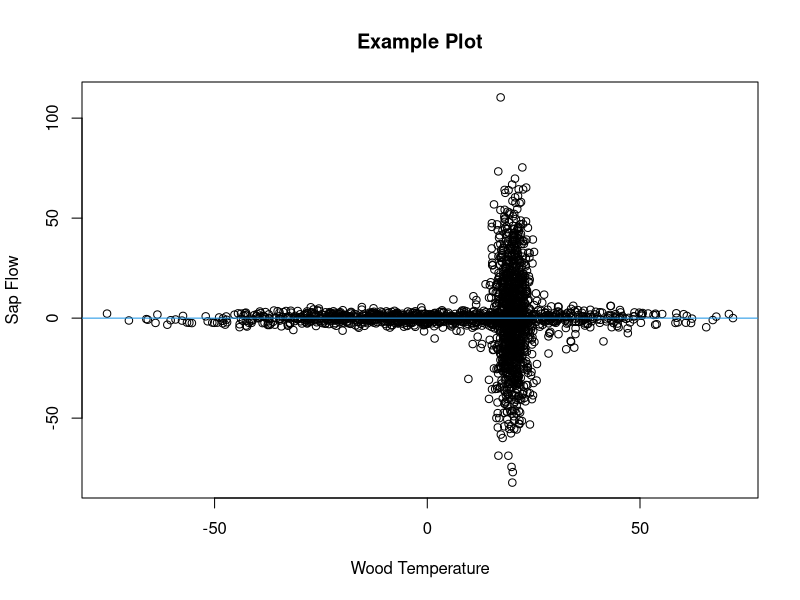

Write the R code that produced this figure. (Note: this script raises an error after producing the figure.)

# Finding Critical Points in the Relationship Between Wood Temperature and Winter-Dormant-Season Sap Flow

# David Moore
# University of New Hampshire Ecohydrology Lab
# July 2023
# davidblakneymoore@gmail.com


# The Explanation

# There are situations where data points, when plotted, cluster around the
# horizontal axis except when they're near a particular value along that axis.
# A picture will help describe this situation.

Predictor_Variable <- c(rnorm(1000, 0, 25), rnorm(1000, 20, 2), rnorm(100, 20, 10))
Response_Variable <- c(rnorm(1000, 0, 2), rnorm(1000, 0, 25), rnorm(100, 0, 10))
Data_Frame <- data.frame(Predictor_Variable = Predictor_Variable, Response_Variable = Response_Variable)
plot(Response_Variable ~ Predictor_Variable, Data_Frame, main = 'Example Plot', xlab = 'Wood Temperature', ylab = 'Sap Flow')
abline(h = 0, col = 4)

# This figure is included in this repository - it's called 'Example Plot 1'.

# This made-up data mimics what I've seen in my studies on winter-dormant-
# season sap flow, where wood temperature is the predictor variable and sap
# flow is the response variable. At extreme wood temperature values, there is
# essentially no sap flow, but when wood temperature values approach a
# particular value (which may be species-specific) from above or below, sap
# flows either downward or upward in deciduous hardwoods.

# In these scenarios, the value of the predictor variable at which the response
# variable is most variable is unknown. This value, which I'll call the
# 'critical value', must be identified and likely has physiological
# significance for the tree. Here, I propose a method to estimate these
# critical values.

# To estimate a critical value, I propose to split the plane of the plot up
# into four quadrants. The quadrants will come together at a point on the
# horizontal axis somewhere between the minimum and maximum values of the
# predictor variable. These quadrants will be delineated by two lines that
# cross on the horizontal axis and that have slopes of equal magnitude but of
# different signs (in other words, the lines that delineate the quadrants are
# reflections of each other about the vertical line that passes through the
# point where the lines delineating the quadrant cross). Again, a figure will
# help to illustrate this concept.

Horizontal_Axis_Intercept_Interval <- 0.1
Vertical_Axis_Intercept_Interval <- 0.1
Slope_Interval <- 0.01
Angles <- seq((0 + Slope_Interval), ((pi / 2) - Slope_Interval), Slope_Interval)
Horizontal_Axis_Intercepts <- seq(min(Data_Frame$Predictor_Variable), max(Data_Frame$Predictor_Variable), by = Horizontal_Axis_Intercept_Interval)
Vertical_Axis_Intercepts <- seq(min(Data_Frame$Predictor_Variable), max(Data_Frame$Predictor_Variable), by = Vertical_Axis_Intercept_Interval)
i <- sample(seq_len(length((Horizontal_Axis_Intercepts))), 1)
j <- sample(seq_len(length((Vertical_Axis_Intercepts))), 1)
k <- sample(seq_len(length(Angles)), 1)
Bottommost_Points <- ifelse((Data_Frame$Response_Variable < ((tan(Angles[k]) * Data_Frame$Predictor_Variable) + Vertical_Axis_Intercepts[j] - (Horizontal_Axis_Intercepts[i] * tan(Angles[k])))) & (Data_Frame$Response_Variable < ((-tan(Angles[k]) * Data_Frame$Predictor_Variable) + Vertical_Axis_Intercepts[j] + (Horizontal_Axis_Intercepts[i] * tan(Angles[k])))), T, F)
Leftmost_Regions <- ifelse((Data_Frame$Response_Variable > ((tan(Angles[k]) * Data_Frame$Predictor_Variable) + Vertical_Axis_Intercepts[j] - (Horizontal_Axis_Intercepts[i] * tan(Angles[k])))) & (Data_Frame$Response_Variable < ((-tan(Angles[k]) * Data_Frame$Predictor_Variable) + Vertical_Axis_Intercepts[j] + (Horizontal_Axis_Intercepts[i] * tan(Angles[k])))), T, F)
Topmost_Points <- ifelse((Data_Frame$Response_Variable > ((tan(Angles[k]) * Data_Frame$Predictor_Variable) + Vertical_Axis_Intercepts[j] - (Horizontal_Axis_Intercepts[i] * tan(Angles[k])))) & (Data_Frame$Response_Variable > ((-tan(Angles[k]) * Data_Frame$Predictor_Variable) + Vertical_Axis_Intercepts[j] + (Horizontal_Axis_Intercepts[i] * tan(Angles[k])))), T, F)
Rightmost_Points <- ifelse((Data_Frame$Response_Variable < ((tan(Angles[k]) * Data_Frame$Predictor_Variable) + Vertical_Axis_Intercepts[j] - (Horizontal_Axis_Intercepts[i] * tan(Angles[k])))) & (Data_Frame$Response_Variable > ((-tan(Angles[k]) * Data_Frame$Predictor_Variable) + Vertical_Axis_Intercepts[j] + (Horizontal_Axis_Intercepts[i] * tan(Angles[k])))), T, F)
Bottommost_Points <- Data_Frame[Bottommost_Points, ]
Leftmost_Regions <- Data_Frame[Leftmost_Regions, ]
Topmost_Points <- Data_Frame[Topmost_Points, ]
Rightmost_Points <- Data_Frame[Rightmost_Points, ]
plot(Response_Variable ~ Predictor_Variable, Data_Frame, type = 'n', main = 'Example Plot', xlab = 'Wood Temperature', ylab = 'Sap Flow')
points(Bottommost_Points$Predictor_Variable, Bottommost_Points$Response_Variable, pch = 20, col = 2)
points(Leftmost_Regions$Predictor_Variable, Leftmost_Regions$Response_Variable, pch = 20, col = 3)
points(Topmost_Points$Predictor_Variable, Topmost_Points$Response_Variable, pch = 20, col = 4)
points(Rightmost_Points$Predictor_Variable, Rightmost_Points$Response_Variable, pch = 20, col = 5)
abline(a = (Vertical_Axis_Intercepts[j] - (Horizontal_Axis_Intercepts[i] * tan(Angles[k]))), b = (tan(Angles[k])))
abline(a = (Vertical_Axis_Intercepts[j] + (Horizontal_Axis_Intercepts[i] * tan(Angles[k]))), b = (-tan(Angles[k])))
abline(h = 0)

# To find the critical value, two processes will happen. First, the lines
# delineating the quadrants will start at the leftmost data point and
# incrementally move rightward along the horizontal axis. Second, at each of
# the horizontal axis intercepts where these two lines meet, the angles of
# these lines will vary incrementally from 0 to pi / 2. For each combination of
# horizontal axis intercept and angle, a least-squares value will be
# calculated. This least-squares value will be the sum of the squared residuals
# from the topmost and bottommost quadrants (these residuals are the difference
# between the data points in these two quadrants and the vertical line that
# passes through the point where the lines delineating the quadrants cross)
# taken together and from the leftmost and rightmost quadrants (these residuals
# are the difference between the data points in these two quadrants and the
# horizontal axis) taken together. The critical point will be the value of the
# predictor variable that generates the minimum least-squares value.

# Actually, a third process will happen concurrently also. The vertical
# position of this critical point will be allowed to vary as well. Although, in
# theory, sap flow will approach 0 at extreme temperatures, in practice, sap
# flow values are typically off by a small amount due to probe misalignment
# (details can be found in Burgess et al., 2001). Therefore, in order to
# determine the empirical value for no sap flow, this critical point will be
# allowed to vary vertically, and the vertical position of this critical point
# will be subtracted from all sap flow values to reset the baseline to 0.

# An even better and more descriptive figure that helps to explain this process
# is included in this repository - it's called 'Example Plot 2.jpeg'.

# This function takes six arguments. The first two are required.

# The 'Predictor_Variable' argument specifies which variable will be treated as
# the variable on the horizontal axis. If the 'Data_Frame' argument is used to
# specify a data frame containing the predictor variable column, the
# 'Predictor_Variable' argument should not be written as a character string (it
# should not be surrounded by quotation marks). If the 'Data_Frame' argument is
# not used, the 'Predictor_Variable' argument should  be written as a character
# string, surrounded by quotation marks. This argument must be numeric and of
# the same length as the 'Response_Variable' argument.

# The 'Response_Variable' argument specifies which variable will be treated as
# the variable on the vertical axis. If the 'Data_Frame' argument is used to
# specify a data frame containing the response variable column, the
# 'Response_Variable' argument should not be written as a character string (it
# should not be surrounded by quotation marks). If the 'Data_Frame' argument is
# not used, the 'Response_Variable' argument should  be written as a character
# string, surrounded by quotation marks. This argument must be numeric and of
# the same length as the 'Predictor_Variable' argument.

# The 'Data_Frame' argument is optional and can be used to identify an object
# of class 'data.frame' that contains both the predictor and response
# variables.

# The 'Slope_Interval' argument specifies, in radians, how gradually slopes
# (angles) should increase from 0 to pi / 2. Smaller 'Slope_Interval' values
# will cause the function to take longer to run but will lead to more accurate
# critical values. This argument must be numeric, of length 1, and between 0
# and pi / 2.

# The 'Horizontal_Axis_Intercept_Interval' argument specifies, in whatever
# units the predictor variable is in, how gradually the quadrants shift from
# right to left. Smaller 'Horizontal_Axis_Intercept_Interval' values will cause
# the function to take longer to run but will lead to more accurate critical
# values. This argument must be numeric, of length 1, and between 0
# and the domain of the predictor variable.

# The 'Vertical_Axis_Intercept_Interval' argument specifies, in whatever units
# the response variable is in, how gradually the quadrants shift from top to
# bottom. Smaller 'Vertical_Axis_Intercept_Interval' values will cause the
# function to take longer to run but will lead to more accurate critical
# values. This argument must be numeric, of length 1, and between 0 and the
# domain of the response variable.


# The Function

Function_for_Finding_the_Critical_Point <- function (Predictor_Variable, Response_Variable, Data_Frame, Slope_Interval = 0.01, Horizontal_Axis_Intercept_Interval = 0.1, Vertical_Axis_Intercept_Interval = 0.1) {
  if (is.null(Data_Frame)) {
    if (!is.numeric(Predictor_Variable) | !is.numeric(Response_Variable)) {
      stop ("'Predictor_Variable' and 'Response_Variable' must be numeric variables.")
    }
    if (length(Predictor_Variable) != length(Response_Variable)) {
      stop ("'Predictor_Variable' and 'Response_Variable' must be of the same length.")
    }
    Predictor_Variable_Name <- deparse(substitute(Predictor_Variable))
    Response_Variable_Name <- deparse(substitute(Response_Variable))
    Data_Frame <- data.frame(Predictor_Variable = Predictor_Variable, Response_Variable = Response_Variable)
  } else if (!is.null(Data_Frame)) {
    if (class(Data_Frame) != 'data.frame') {
      stop ("'Data_Frame' must be of class 'data.frame'.")
    }
    Predictor_Variable_Name <- deparse(substitute(Predictor_Variable))
    Response_Variable_Name <- deparse(substitute(Response_Variable))
    Predictor_Variable <- Data_Frame[, deparse(substitute(Predictor_Variable))]
    Response_Variable <- Data_Frame[, deparse(substitute(Response_Variable))]
    if (!is.numeric(Predictor_Variable) | !is.numeric(Response_Variable)) {
      stop ("'Predictor_Variable' and 'Response_Variable' must be numeric variables.")
    }
    if (length(Predictor_Variable) != length(Response_Variable)) {
      stop ("'Predictor_Variable' and 'Response_Variable' must be of the same length.")
    }
    Data_Frame <- data.frame(Predictor_Variable = Predictor_Variable, Response_Variable = Response_Variable)
  }
  if (!is.numeric(Horizontal_Axis_Intercept_Interval)) {
    stop ("'Horizontal_Axis_Intercept_Interval' must be numeric.")
  }
  if (length(Horizontal_Axis_Intercept_Interval) != 1) {
    stop ("'Horizontal_Axis_Intercept_Interval' must be a single value.")
  }
  if (Horizontal_Axis_Intercept_Interval <= 0 | Horizontal_Axis_Intercept_Interval >= (max(Data_Frame$Predictor_Variable) - min(Data_Frame$Predictor_Variable))) {
    stop ("'Horizontal_Axis_Intercept_Interval' must be greater than 0 and smaller than the difference between the maximum and minimum values of the predictor variable.")
  }
  if (!is.numeric(Vertical_Axis_Intercept_Interval)) {
    stop ("'Vertical_Axis_Intercept_Interval' must be numeric.")
  }
  if (length(Vertical_Axis_Intercept_Interval) != 1) {
    stop ("'Vertical_Axis_Intercept_Interval' must be a single value.")
  }
  if (Vertical_Axis_Intercept_Interval <= 0 | Vertical_Axis_Intercept_Interval >= (max(Data_Frame$Response_Variable) - min(Data_Frame$Response_Variable))) {
    stop ("'Vertical_Axis_Intercept_Interval' must be greater than 0 and smaller than the difference between the maximum and minimum values of the response variable.")
  }
  if (!is.numeric(Slope_Interval)) {
    stop ("'Slope_Interval' must be numeric.")
  }
  if (length(Slope_Interval) != 1) {
    stop ("'Slope_Interval' must be a single value.")
  }
  if (Slope_Interval <= 0 | Slope_Interval >= pi / 2) {
    stop ("'Slope_Interval' must be greater than 0 and less than pi / 2.")
  }
  Angles <- seq((0 + Slope_Interval), ((pi / 2) - Slope_Interval), Slope_Interval)
  Horizontal_Axis_Intercepts <- seq(min(Data_Frame$Predictor_Variable), max(Data_Frame$Predictor_Variable), by = Horizontal_Axis_Intercept_Interval)
  Vertical_Axis_Intercepts <- seq(min(Data_Frame$Response_Variable), max(Data_Frame$Response_Variable), by = Vertical_Axis_Intercept_Interval)
  Output <- list(NULL)
  Counter <- 1
  for (i in seq_len(length(Horizontal_Axis_Intercepts))) {
    for (j in seq_len(length(Vertical_Axis_Intercepts))) {
      for (k in seq_len(length(Angles))) {
        Bottommost_Points <- ifelse((Data_Frame$Response_Variable < ((tan(Angles[k]) * Data_Frame$Predictor_Variable) + Vertical_Axis_Intercepts[j] - (Horizontal_Axis_Intercepts[i] * tan(Angles[k])))) & (Data_Frame$Response_Variable < ((-tan(Angles[k]) * Data_Frame$Predictor_Variable) + Vertical_Axis_Intercepts[j] + (Horizontal_Axis_Intercepts[i] * tan(Angles[k])))), T, F)
        Leftmost_Regions <- ifelse((Data_Frame$Response_Variable > ((tan(Angles[k]) * Data_Frame$Predictor_Variable) + Vertical_Axis_Intercepts[j] - (Horizontal_Axis_Intercepts[i] * tan(Angles[k])))) & (Data_Frame$Response_Variable < ((-tan(Angles[k]) * Data_Frame$Predictor_Variable) + Vertical_Axis_Intercepts[j] + (Horizontal_Axis_Intercepts[i] * tan(Angles[k])))), T, F)
        Topmost_Points <- ifelse((Data_Frame$Response_Variable > ((tan(Angles[k]) * Data_Frame$Predictor_Variable) + Vertical_Axis_Intercepts[j] - (Horizontal_Axis_Intercepts[i] * tan(Angles[k])))) & (Data_Frame$Response_Variable > ((-tan(Angles[k]) * Data_Frame$Predictor_Variable) + Vertical_Axis_Intercepts[j] + (Horizontal_Axis_Intercepts[i] * tan(Angles[k])))), T, F)
        Rightmost_Points <- ifelse((Data_Frame$Response_Variable < ((tan(Angles[k]) * Data_Frame$Predictor_Variable) + Vertical_Axis_Intercepts[j] - (Horizontal_Axis_Intercepts[i] * tan(Angles[k])))) & (Data_Frame$Response_Variable > ((-tan(Angles[k]) * Data_Frame$Predictor_Variable) + Vertical_Axis_Intercepts[j] + (Horizontal_Axis_Intercepts[i] * tan(Angles[k])))), T, F)
        Vertical_Points <- Data_Frame[Bottommost_Points | Topmost_Points, ]
        Vertical_Sum_of_Squared_Residuals <- sum((Vertical_Points$Predictor_Variable - Horizontal_Axis_Intercepts[i]) ^ 2)
        Horizontal_Points <- Data_Frame[Leftmost_Regions | Rightmost_Points, ]
        Horizontal_Sum_of_Squared_Residuals <- sum((Horizontal_Points$Response_Variable) ^ 2)
        Overall_Sum_of_Squared_Residuals <- Vertical_Sum_of_Squared_Residuals + Horizontal_Sum_of_Squared_Residuals
        Output[[Counter]] <- list(Horizontal_Axis_Intercept = Horizontal_Axis_Intercepts[i], Vertical_Axis_Intercept = Vertical_Axis_Intercepts[j], Angle = Angles[k], Overall_Sum_of_Squared_Residuals = Overall_Sum_of_Squared_Residuals, Bottommost_Points_List = Data_Frame[Bottommost_Points, ], Leftmost_Points_List = Data_Frame[Leftmost_Regions, ], Topmost_Points_List = Data_Frame[Topmost_Points, ], Rightmost_Points_List = Data_Frame[Rightmost_Points, ], Vertical_Points = Vertical_Points, Horizontal_Points = Horizontal_Points)
        Counter <- Counter + 1
      }
    }
  }
  Output[[which.min(sapply(Output, `[`, 'Overall_Sum_of_Squared_Residuals'))]]
}


# An Example

# Let's see if we can identify the critical point for the made-up data we
# generated in the 'The Explanation' section.

(Output <- Function_for_Finding_the_Critical_Point(Predictor_Variable, Response_Variable, Data_Frame))
plot(Response_Variable ~ Predictor_Variable, Data_Frame, main = 'Example Plot', xlab = 'Wood Temperature', ylab = 'Sap Flow')
abline(h = Output$Vertical_Axis_Intercept, col = 4)
abline(v = Output$Horizontal_Axis_Intercept, col = 4)

# I think the function did a nice job!
